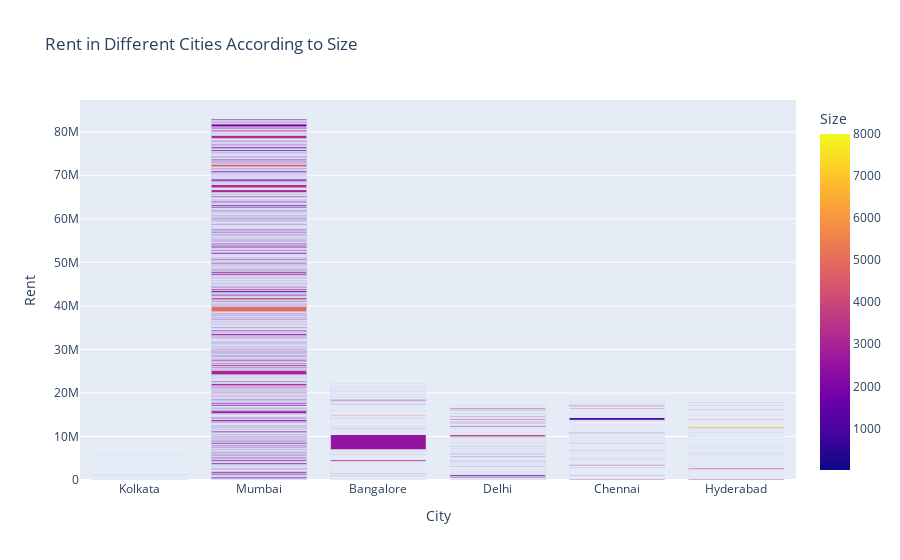

Notebook cell for this chart:
### Markdown cell above
**Bar Plot on Different Types of Tenant Preferred**

### Code cell
figure = px.bar(house_rent, x=house_rent["City"], 
                y = house_rent["Rent"], 
                color = house_rent["Size"],
            title="Rent in Different Cities According to Size")
figure.show()

### Figure 1 — Plotly figure (JSON) as saved in the notebook; plotly's stock layout.template omitted (floating-point values rounded to 4 significant figures; data arrays with more than 128 entries replaced by an {"elided": "..."} marker saying what was removed)
{"data": [{"alignmentgroup": "True", "hovertemplate": "City=%{x}<br>Rent=%{y}<br>Size=%{marker.color}<extra></extra>", "legendgroup": "", "marker": {"color": {"elided": "4746 int values"}, "coloraxis": "coloraxis", "pattern": {"shape": ""}}, "name": "", "offsetgroup": "", "orientation": "v", "showlegend": false, "textposition": "auto", "type": "bar", "x": {"elided": "4746 str values"}, "xaxis": "x", "y": {"elided": "4746 int values"}, "yaxis": "y"}], "layout": {"barmode": "relative", "coloraxis": {"colorbar": {"title": {"text": "Size"}}, "colorscale": [[0, "#0d0887"], [0.1111, "#46039f"], [0.2222, "#7201a8"], [0.3333, "#9c179e"], [0.4444, "#bd3786"], [0.5556, "#d8576b"], [0.6667, "#ed7953"], [0.7778, "#fb9f3a"], [0.8889, "#fdca26"], [1, "#f0f921"]]}, "legend": {"tracegroupgap": 0}, "title": {"text": "Rent in Different Cities According to Size"}, "xaxis": {"anchor": "y", "domain": [0, 1], "title": {"text": "City"}}, "yaxis": {"anchor": "x", "domain": [0, 1], "title": {"text": "Rent"}}}}
